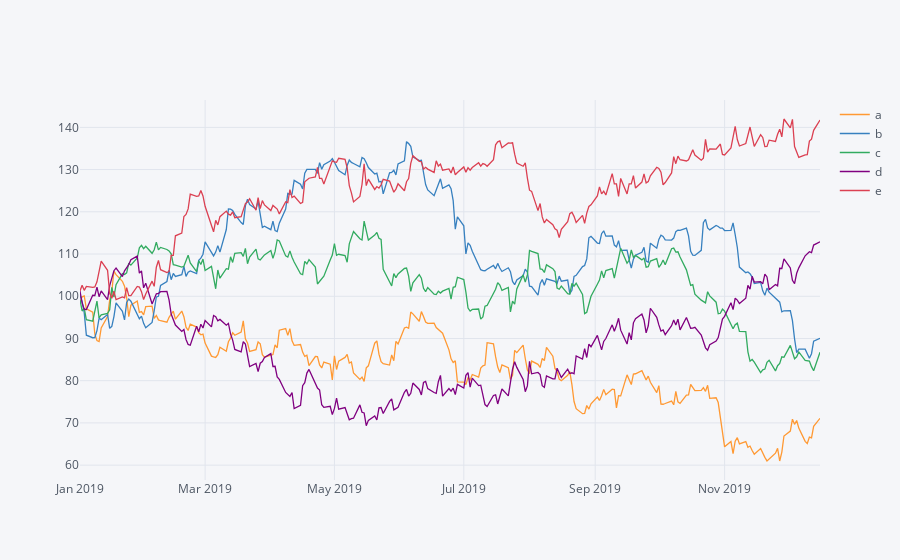

Notebook code cell kept with this figure:
### Code cell
plyo.iplot(
    df.iplot(asFigure = True),
    image = 'png',
    filename = 'ply_01'
)

### Figure 1 — Plotly figure (JSON) as saved in the notebook; plotly's stock layout.template omitted (floating-point values rounded to 4 significant figures; data arrays with more than 128 entries replaced by an {"elided": "..."} marker saying what was removed)
{"data": [{"line": {"color": "rgba(255, 153, 51, 1.0)", "dash": "solid", "shape": "linear", "width": 1.3}, "mode": "lines", "name": "a", "text": "", "type": "scatter", "uid": "8b7b1edd-42b3-481c-b8b9-b33e810eebd5", "x": {"elided": "250 str values"}, "y": {"elided": "250 float values"}}, {"line": {"color": "rgba(55, 128, 191, 1.0)", "dash": "solid", "shape": "linear", "width": 1.3}, "mode": "lines", "name": "b", "text": "", "type": "scatter", "uid": "095f0392-b2b4-4fb4-b365-49908b18f048", "x": {"elided": "250 str values"}, "y": {"elided": "250 float values"}}, {"line": {"color": "rgba(50, 171, 96, 1.0)", "dash": "solid", "shape": "linear", "width": 1.3}, "mode": "lines", "name": "c", "text": "", "type": "scatter", "uid": "06f78299-e02a-43d5-a2e5-b78f4d9fc244", "x": {"elided": "250 str values"}, "y": {"elided": "250 float values"}}, {"line": {"color": "rgba(128, 0, 128, 1.0)", "dash": "solid", "shape": "linear", "width": 1.3}, "mode": "lines", "name": "d", "text": "", "type": "scatter", "uid": "edf127b4-79ff-4148-b5e2-543e64269c9b", "x": {"elided": "250 str values"}, "y": {"elided": "250 float values"}}, {"line": {"color": "rgba(219, 64, 82, 1.0)", "dash": "solid", "shape": "linear", "width": 1.3}, "mode": "lines", "name": "e", "text": "", "type": "scatter", "uid": "5e19cb40-2dc1-4716-a1d7-c27698b59e0a", "x": {"elided": "250 str values"}, "y": {"elided": "250 float values"}}], "layout": {"legend": {"bgcolor": "#F5F6F9", "font": {"color": "#4D5663"}}, "paper_bgcolor": "#F5F6F9", "plot_bgcolor": "#F5F6F9", "title": {"font": {"color": "#4D5663"}}, "xaxis": {"gridcolor": "#E1E5ED", "showgrid": true, "tickfont": {"color": "#4D5663"}, "title": {"font": {"color": "#4D5663"}, "text": ""}, "zerolinecolor": "#E1E5ED"}, "yaxis": {"gridcolor": "#E1E5ED", "showgrid": true, "tickfont": {"color": "#4D5663"}, "title": {"font": {"color": "#4D5663"}, "text": ""}, "zerolinecolor": "#E1E5ED"}}}
